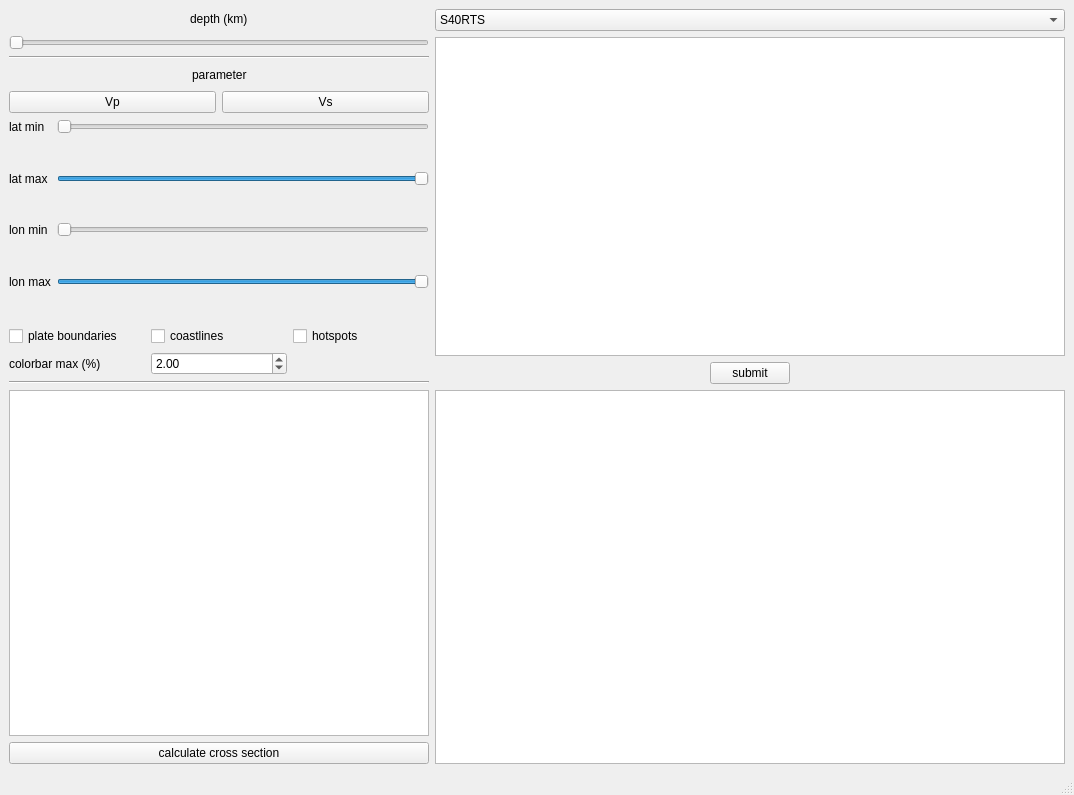
<?xml version="1.0" encoding="UTF-8"?>
<ui version="4.0">
 <class>MainWindow</class>
 <widget class="QMainWindow" name="MainWindow">
  <property name="geometry">
   <rect>
    <x>0</x>
    <y>0</y>
    <width>1074</width>
    <height>795</height>
   </rect>
  </property>
  <property name="windowTitle">
   <string>MainWindow</string>
  </property>
  <widget class="QWidget" name="centralwidget">
   <layout class="QGridLayout" name="gridLayout_5">
    <item row="0" column="0">
     <layout class="QGridLayout" name="gridLayout" rowstretch="2,2" columnstretch="2,3">
      <item row="0" column="0">
       <layout class="QHBoxLayout" name="horizontalLayout" stretch="1">
        <item>
         <layout class="QGridLayout" name="gridLayout_2" rowstretch="1,0,0,0,0,0,0,0,0">
          <item row="6" column="0">
           <layout class="QGridLayout" name="gridLayout_3">
            <item row="0" column="1">
             <widget class="QSlider" name="lat_min_slider">
              <property name="minimum">
               <number>-90</number>
              </property>
              <property name="maximum">
               <number>90</number>
              </property>
              <property name="value">
               <number>-90</number>
              </property>
              <property name="orientation">
               <enum>Qt::Horizontal</enum>
              </property>
             </widget>
            </item>
            <item row="6" column="0">
             <widget class="QLabel" name="label_6">
              <property name="text">
               <string>lon max</string>
              </property>
             </widget>
            </item>
            <item row="6" column="1">
             <widget class="QSlider" name="lon_max_slider">
              <property name="minimum">
               <number>-180</number>
              </property>
              <property name="maximum">
               <number>180</number>
              </property>
              <property name="value">
               <number>180</number>
              </property>
              <property name="orientation">
               <enum>Qt::Horizontal</enum>
              </property>
             </widget>
            </item>
            <item row="4" column="0">
             <widget class="QLabel" name="label_5">
              <property name="text">
               <string>lon min</string>
              </property>
             </widget>
            </item>
            <item row="2" column="0">
             <widget class="QLabel" name="label_4">
              <property name="text">
               <string>lat max</string>
              </property>
             </widget>
            </item>
            <item row="0" column="0">
             <widget class="QLabel" name="label_3">
              <property name="text">
               <string>lat min</string>
              </property>
             </widget>
            </item>
            <item row="5" column="1">
             <spacer name="verticalSpacer_3">
              <property name="orientation">
               <enum>Qt::Vertical</enum>
              </property>
              <property name="sizeHint" stdset="0">
               <size>
                <width>20</width>
                <height>40</height>
               </size>
              </property>
             </spacer>
            </item>
            <item row="4" column="1">
             <widget class="QSlider" name="lon_min_slider">
              <property name="minimum">
               <number>-180</number>
              </property>
              <property name="maximum">
               <number>180</number>
              </property>
              <property name="value">
               <number>-180</number>
              </property>
              <property name="orientation">
               <enum>Qt::Horizontal</enum>
              </property>
             </widget>
            </item>
            <item row="2" column="1">
             <widget class="QSlider" name="lat_max_slider">
              <property name="minimum">
               <number>-90</number>
              </property>
              <property name="maximum">
               <number>90</number>
              </property>
              <property name="value">
               <number>90</number>
              </property>
              <property name="orientation">
               <enum>Qt::Horizontal</enum>
              </property>
             </widget>
            </item>
            <item row="3" column="1">
             <spacer name="verticalSpacer_2">
              <property name="orientation">
               <enum>Qt::Vertical</enum>
              </property>
              <property name="sizeHint" stdset="0">
               <size>
                <width>20</width>
                <height>40</height>
               </size>
              </property>
             </spacer>
            </item>
            <item row="1" column="1">
             <spacer name="verticalSpacer">
              <property name="orientation">
               <enum>Qt::Vertical</enum>
              </property>
              <property name="sizeHint" stdset="0">
               <size>
                <width>20</width>
                <height>40</height>
               </size>
              </property>
             </spacer>
            </item>
            <item row="7" column="1">
             <spacer name="verticalSpacer_4">
              <property name="orientation">
               <enum>Qt::Vertical</enum>
              </property>
              <property name="sizeHint" stdset="0">
               <size>
                <width>20</width>
                <height>40</height>
               </size>
              </property>
             </spacer>
            </item>
           </layout>
          </item>
          <item row="3" column="0">
           <widget class="Line" name="line">
            <property name="orientation">
             <enum>Qt::Horizontal</enum>
            </property>
           </widget>
          </item>
          <item row="5" column="0">
           <layout class="QHBoxLayout" name="horizontalLayout_2">
            <item>
             <widget class="QPushButton" name="Vp_button">
              <property name="text">
               <string>Vp</string>
              </property>
             </widget>
            </item>
            <item>
             <widget class="QPushButton" name="Vs_button">
              <property name="text">
               <string>Vs</string>
              </property>
             </widget>
            </item>
           </layout>
          </item>
          <item row="8" column="0">
           <widget class="Line" name="line_2">
            <property name="orientation">
             <enum>Qt::Horizontal</enum>
            </property>
           </widget>
          </item>
          <item row="7" column="0">
           <layout class="QGridLayout" name="gridLayout_4">
            <item row="0" column="2">
             <widget class="QCheckBox" name="hotspots_box">
              <property name="text">
               <string>hotspots</string>
              </property>
             </widget>
            </item>
            <item row="0" column="0">
             <widget class="QCheckBox" name="plate_boundaries_box">
              <property name="text">
               <string>plate boundaries</string>
              </property>
             </widget>
            </item>
            <item row="0" column="1">
             <widget class="QCheckBox" name="coastlines_box">
              <property name="text">
               <string>coastlines</string>
              </property>
             </widget>
            </item>
            <item row="1" column="1">
             <widget class="QDoubleSpinBox" name="cbar_max">
              <property name="maximum">
               <double>10.000000000000000</double>
              </property>
              <property name="singleStep">
               <double>0.500000000000000</double>
              </property>
              <property name="value">
               <double>2.000000000000000</double>
              </property>
             </widget>
            </item>
            <item row="1" column="0">
             <widget class="QLabel" name="label_7">
              <property name="text">
               <string>colorbar max (%)</string>
              </property>
             </widget>
            </item>
           </layout>
          </item>
          <item row="2" column="0">
           <widget class="QSlider" name="depth_slider">
            <property name="minimum">
             <number>25</number>
            </property>
            <property name="maximum">
             <number>2891</number>
            </property>
            <property name="singleStep">
             <number>5</number>
            </property>
            <property name="value">
             <number>25</number>
            </property>
            <property name="orientation">
             <enum>Qt::Horizontal</enum>
            </property>
           </widget>
          </item>
          <item row="4" column="0">
           <layout class="QHBoxLayout" name="horizontalLayout_4">
            <item>
             <spacer name="horizontalSpacer_3">
              <property name="orientation">
               <enum>Qt::Horizontal</enum>
              </property>
              <property name="sizeHint" stdset="0">
               <size>
                <width>40</width>
                <height>20</height>
               </size>
              </property>
             </spacer>
            </item>
            <item>
             <widget class="QLabel" name="label_2">
              <property name="text">
               <string>parameter</string>
              </property>
             </widget>
            </item>
            <item>
             <spacer name="horizontalSpacer_4">
              <property name="orientation">
               <enum>Qt::Horizontal</enum>
              </property>
              <property name="sizeHint" stdset="0">
               <size>
                <width>40</width>
                <height>20</height>
               </size>
              </property>
             </spacer>
            </item>
           </layout>
          </item>
          <item row="0" column="0">
           <layout class="QHBoxLayout" name="horizontalLayout_3">
            <item>
             <spacer name="horizontalSpacer">
              <property name="orientation">
               <enum>Qt::Horizontal</enum>
              </property>
              <property name="sizeHint" stdset="0">
               <size>
                <width>40</width>
                <height>20</height>
               </size>
              </property>
             </spacer>
            </item>
            <item>
             <widget class="QLabel" name="label">
              <property name="text">
               <string>depth (km)</string>
              </property>
             </widget>
            </item>
            <item>
             <spacer name="horizontalSpacer_2">
              <property name="orientation">
               <enum>Qt::Horizontal</enum>
              </property>
              <property name="sizeHint" stdset="0">
               <size>
                <width>40</width>
                <height>20</height>
               </size>
              </property>
             </spacer>
            </item>
           </layout>
          </item>
         </layout>
        </item>
       </layout>
      </item>
      <item row="0" column="1">
       <layout class="QVBoxLayout" name="verticalLayout_2" stretch="1,10,1">
        <item>
         <widget class="QComboBox" name="comboBox">
          <item>
           <property name="text">
            <string>S40RTS</string>
           </property>
          </item>
          <item>
           <property name="text">
            <string>S362ANI</string>
           </property>
          </item>
          <item>
           <property name="text">
            <string>GAP_P4</string>
           </property>
          </item>
          <item>
           <property name="text">
            <string>MITP08</string>
           </property>
          </item>
         </widget>
        </item>
        <item>
         <widget class="Qt4MplCanvas" name="global_map"/>
        </item>
        <item>
         <layout class="QHBoxLayout" name="horizontalLayout_5">
          <item>
           <spacer name="horizontalSpacer_5">
            <property name="orientation">
             <enum>Qt::Horizontal</enum>
            </property>
            <property name="sizeHint" stdset="0">
             <size>
              <width>40</width>
              <height>20</height>
             </size>
            </property>
           </spacer>
          </item>
          <item>
           <widget class="QPushButton" name="submit_button">
            <property name="text">
             <string>submit</string>
            </property>
           </widget>
          </item>
          <item>
           <spacer name="horizontalSpacer_6">
            <property name="orientation">
             <enum>Qt::Horizontal</enum>
            </property>
            <property name="sizeHint" stdset="0">
             <size>
              <width>40</width>
              <height>20</height>
             </size>
            </property>
           </spacer>
          </item>
         </layout>
        </item>
       </layout>
      </item>
      <item row="1" column="0">
       <layout class="QVBoxLayout" name="verticalLayout_3">
        <item>
         <widget class="Qt4MplCanvas" name="local_map"/>
        </item>
        <item>
         <widget class="QPushButton" name="cross_section_button">
          <property name="text">
           <string>calculate cross section</string>
          </property>
         </widget>
        </item>
       </layout>
      </item>
      <item row="1" column="1">
       <layout class="QVBoxLayout" name="verticalLayout_4">
        <item>
         <widget class="Qt4MplCanvas" name="cross_section"/>
        </item>
       </layout>
      </item>
     </layout>
    </item>
   </layout>
  </widget>
  <widget class="QMenuBar" name="menubar">
   <property name="geometry">
    <rect>
     <x>0</x>
     <y>0</y>
     <width>1074</width>
     <height>27</height>
    </rect>
   </property>
  </widget>
  <widget class="QStatusBar" name="statusbar"/>
 </widget>
 <customwidgets>
  <customwidget>
   <class>Qt4MplCanvas</class>
   <extends>QGraphicsView</extends>
   <header>instaseis.gui.qt4mplcanvas.h</header>
  </customwidget>
 </customwidgets>
 <resources/>
 <connections/>
</ui>
